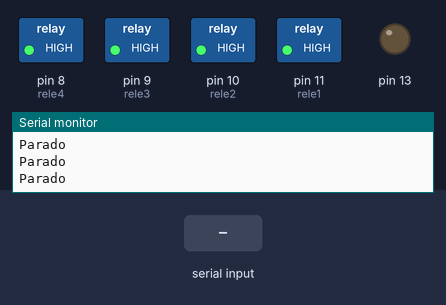
This sketch was run on a simulated Arduino Uno, built with avr-gcc and run on an emulated ATmega328P. On the bench: switched loads named in the sketch (green lamp = pin HIGH), output pins drawn as LEDs (lit = HIGH), the last lines printed to the serial monitor. The inputs (shaded band) are chosen by the test bench.

Above: at 1.2 s.
1.3 s: "F" received over Serial
At 2.1 s:
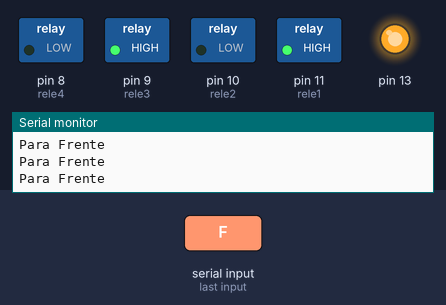
2.8 s: "B" received over Serial
At 3.2 s:
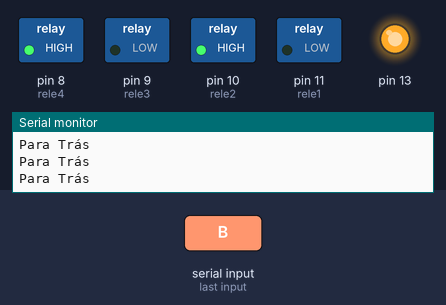
4.3 s: "I" received over Serial
At 4.7 s:
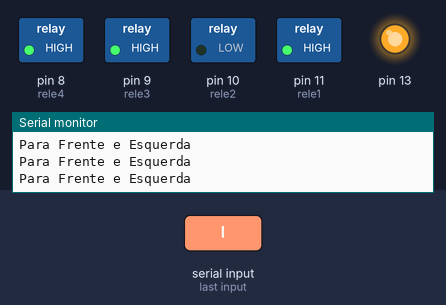
5.8 s: "G" received over Serial
At 6.9 s:
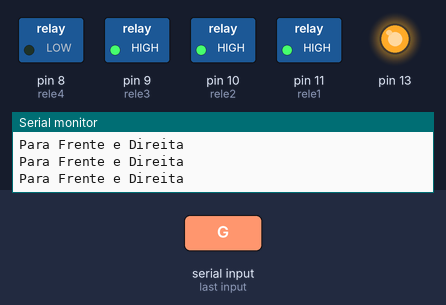
7.3 s: "H" received over Serial
At 8.3 s:
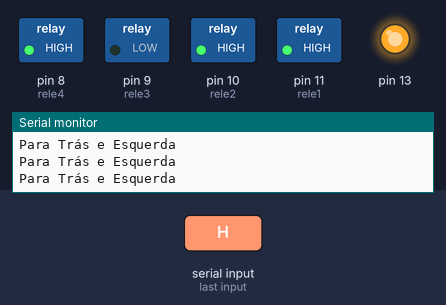
8.8 s: "J" received over Serial
At 9.7 s:
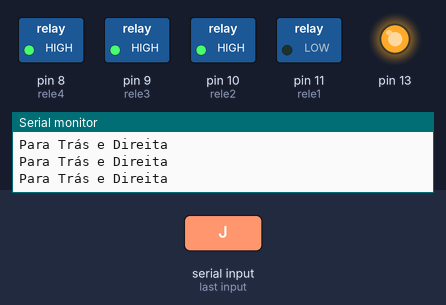
Timing chart, 0 to 11.3 s (numbered marks = the images above; inputs shaded):
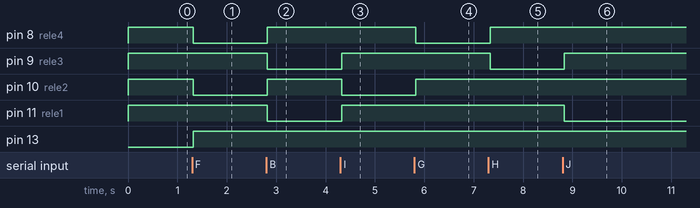

The sketch:

switch.ino
```cpp
#define rele4 8
#define rele3 9
#define rele2 10
#define rele1 11

char Texto_Recebido;

bool On = 1;
bool Off = 0;

void setup () {
    pinMode(rele1, OUTPUT);
    pinMode(rele2, OUTPUT);
    pinMode(rele3, OUTPUT);
    pinMode(rele4, OUTPUT);
    pinMode(13, OUTPUT);
    Serial.begin(9600);
    Serial.println("Envie uma letra para começar os testes");
    Serial.println("Aguardando comando...");

}

void loop () {
    if (Serial.available()>0)
        Texto_Recebido = Serial.read();

switch (Texto_Recebido) {
    case 'F':
        Serial.println("Para Frente");
        digitalWrite(rele1, On);
        digitalWrite(rele2, Off);
        digitalWrite(rele3, On);
        digitalWrite(rele4, Off);
        digitalWrite(13,1);
        break;
    case 'B':
        Serial.println("Para Trás");
        digitalWrite(rele1, Off);
        digitalWrite(rele2, On);
        digitalWrite(rele3, Off);
        digitalWrite(rele4, On);
        break;
    case 'I':
        Serial.println("Para Frente e Esquerda");
        digitalWrite(rele1, On);
        digitalWrite(rele2, Off);
        digitalWrite(rele3, On);
        digitalWrite(rele4, On);
        break;
    case 'G':
        Serial.println("Para Frente e Direita");
        digitalWrite(rele1, On);
        digitalWrite(rele2, On);
        digitalWrite(rele3, On);
        digitalWrite(rele4, Off);
        break;
    case 'H':
        Serial.println("Para Trás e Esquerda");
        digitalWrite(rele1, On);
        digitalWrite(rele2, On);
        digitalWrite(rele3, Off);
        digitalWrite(rele4, On);
        break;
    case 'J':
        Serial.println("Para Trás e Direita");
        digitalWrite(rele1, Off);
        digitalWrite(rele2, On);
        digitalWrite(rele3, On);
        digitalWrite(rele4, On);
        break;
    case 'L':
        Serial.println("Para Esquerda");
        digitalWrite(rele1, Off);
        digitalWrite(rele2, On);
        digitalWrite(rele3, On);
        digitalWrite(rele4, Off);
        break;
    case 'R':
        Serial.println("Para Direita");
        digitalWrite(rele1, On);
        digitalWrite(rele2, Off);
        digitalWrite(rele3, Off);
        digitalWrite(rele4, On);
        break;
    default:
        Serial.println("Parado");
        digitalWrite(rele1, On);
        digitalWrite(rele2, On);
        digitalWrite(rele3, On);
        digitalWrite(rele4, On);
        digitalWrite(13,0);
        break;
    }
}
```

Measured:
- after the input at 1.3 s, pin 8 (rele4), pin 10 (rele2): HIGH → LOW at once; pin 13: LOW → HIGH at once
- after the input at 2.8 s, pin 8 (rele4), pin 10 (rele2): LOW → HIGH at once; pin 9 (rele3), pin 11 (rele1): HIGH → LOW at once
- after the input at 4.3 s, pin 9 (rele3), pin 11 (rele1): LOW → HIGH at once; pin 10 (rele2): HIGH → LOW at once
- after the input at 5.8 s, pin 8 (rele4): HIGH → LOW at once; pin 10 (rele2): LOW → HIGH at once
- after the input at 7.3 s, pin 8 (rele4): LOW → HIGH at once; pin 9 (rele3): HIGH → LOW at once
- after the input at 8.8 s, pin 9 (rele3): LOW → HIGH at once; pin 11 (rele1): HIGH → LOW at once
